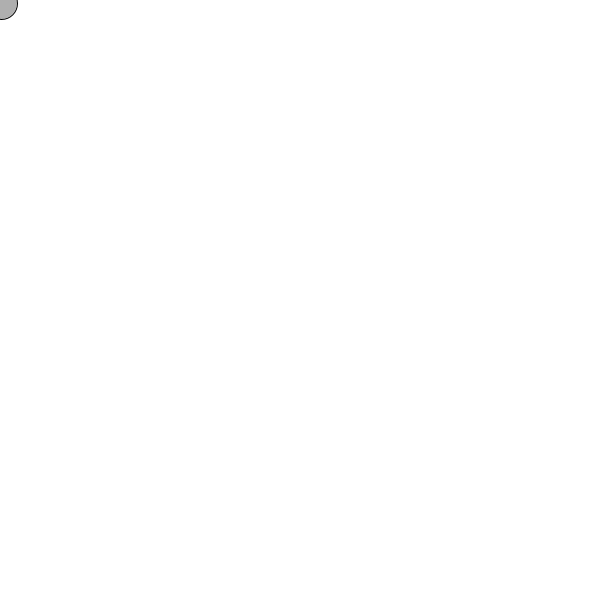
Frame 1 (no input)
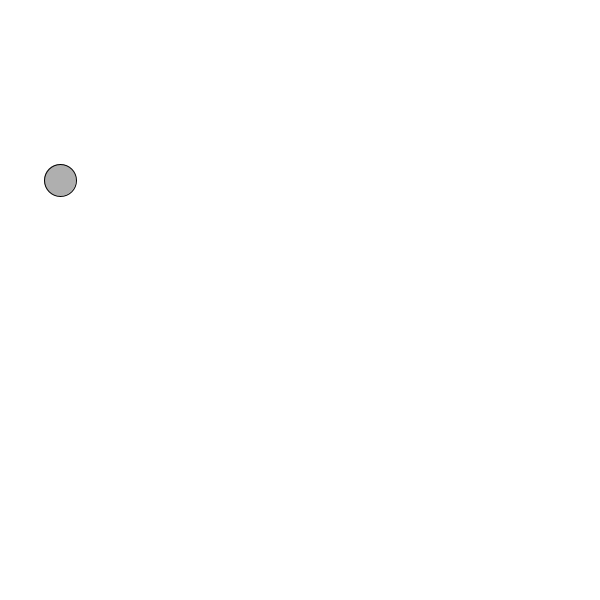
Frame 60 (the mouse pressed at the canvas centre just before this capture)
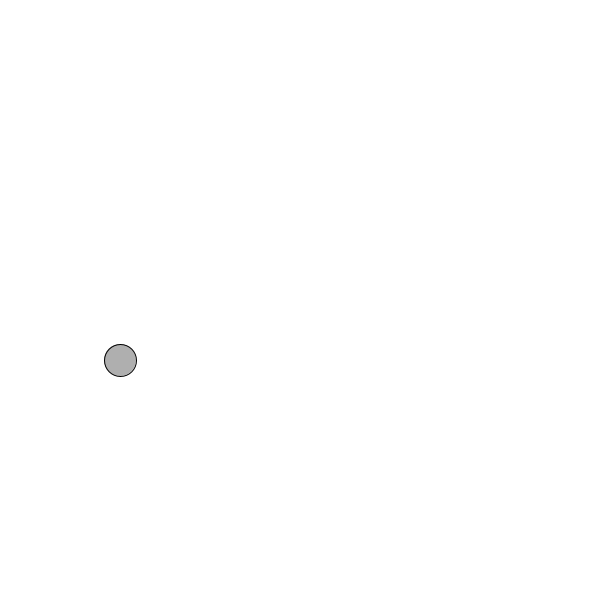
Frame 120 (the mouse held since frame 60 and released just before this capture)

The Processing sketch that drew these frames (run headless with seeded random() and noise(); from frame 60 on, the mouse is pressed at the canvas centre):

// Processing sketch: bouncing
// ── bouncing.pde

float x = 0;
float y = 0;
float speedX = 1;
float speedY = 3;

void setup () {
  size(600, 600);
}

void draw () {
  background(255);
  
  // Move
  x += speedX;
  y += speedY;
  
  // Check bounce
  if ((x > width) || (x < 0)) {
    speedX *= -1;
  }
  
  if ((y > height) || (y < 0)) {
    speedY *= -1;
  }
  
  // Render
  stroke(0);
  fill(175);
  ellipse(x, y, 32, 32);
}
